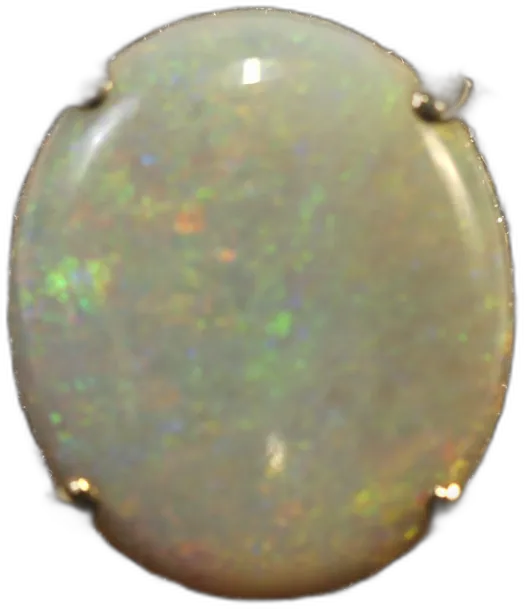
#> input picture creative-engine/runtime/assets/lot11a.webp, 524 x 609 px
$ python -i extraction.py   (imports and definitions only)
#> lines starting #> are read from the running program, lines starting #| are printed output that depends on the picture; after the words box and inside, x2 and y2 are one past the last pixel; in counts of white or black regions, pixels touching at a corner belong together
#> further down, picture is the input picture: PIL image 524x609 RGBA; mean R, G, B, A 112.6, 109.1, 86.4, 190.2
"""Production extraction pipeline (Phase 3O Wave 1 — blocker 1).

catalog image -> foreground/object extraction -> alpha/mask cleanup -> trim/crop -> fidelity measurements
-> CLEAN / REVIEW / FAILED gate -> provenance -> candidate asset.

Behavioral acceptance = extraction/EXTRACTION_PIPELINE_SPEC.md. A maintained segmentation implementation
(rembg / U2Net) is used when available; when it is not, a deterministic luminance/edge matte is used so the
gate + measurement logic is fully testable and reproducible. RGB is NEVER edited — alpha only. No generative
reconstruction, no recoloring, no feature add/remove, no identity change, no substitution.

Gate thresholds (from the certified spec):
  CLEAN  : opaque_pct in [OPAQUE_MIN, OPAQUE_MAX], solid single foreground, alpha edge clean, no hard border box
  REVIEW : borderline opaque_pct, ambiguous protected region, or multi-blob foreground
  FAILED : almost-empty or almost-full alpha (segmentation failed), or unusable aspect
"""
import io, os, json, hashlib
from PIL import Image, ImageFilter
import numpy as np

OPAQUE_MIN = 55.0      # below → likely a cut-out that lost the object (spec)
OPAQUE_MAX = 92.0      # above → likely a full rectangle / background not removed (spec)
CLEAN_MIN, CLEAN_MAX = 62.0, 88.0   # the confident CLEAN band inside [MIN,MAX]
MIN_SIDE = 64          # unusable if smaller
MAX_WEBP = 700         # ≤700px longest side, WebP q80 (spec)


# [8 lines left out: function _rembg_alpha, not called in this run]


def _fallback_alpha(img):
    """Deterministic matte for environments without rembg: keep the largest non-background blob. Background is
    estimated from the image corners; alpha is a cleaned mask. RGB is untouched. Deterministic + testable."""
    rgb = img.convert('RGB')
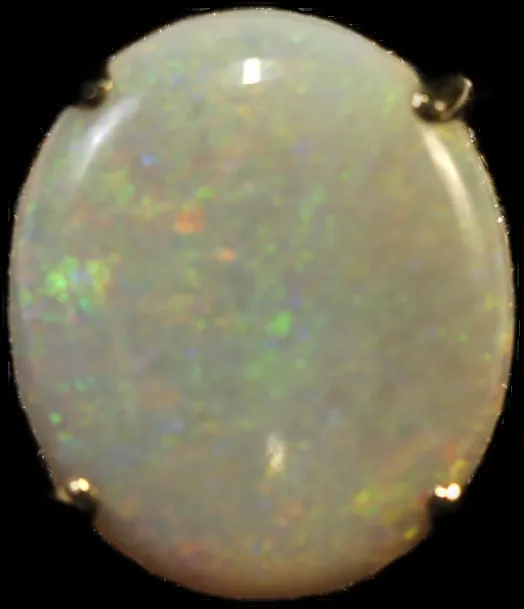
#> rgb: PIL image 524x609 RGB; mean R, G, B 112.6, 109.1, 86.4
    a = np.asarray(rgb).astype(np.int16)
    h, w, _ = a.shape
#> h = 609; w = 524
    corners = np.concatenate([a[0:8, 0:8].reshape(-1, 3), a[0:8, -8:].reshape(-1, 3), a[-8:, 0:8].reshape(-1, 3), a[-8:, -8:].reshape(-1, 3)])
#> corners = 256 rows, first 8: [0, 0, 0], [0, 0, 0], [0, 0, 0], [0, 0, 0], [0, 0, 0], [0, 0, 0], [0, 0, 0], [0, 0, 0]
    bg = np.median(corners, axis=0)
#> bg = [0, 0, 0]
    dist = np.sqrt(((a - bg) ** 2).sum(axis=2))
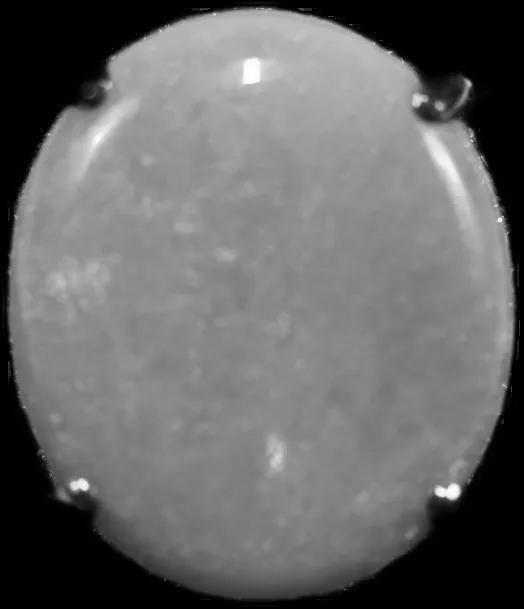
#> dist: shape (609, 524) float64; min 0, max 439.4, mean 179.4; drawn with min black and max white
    mask = (dist > 32).astype(np.uint8) * 255
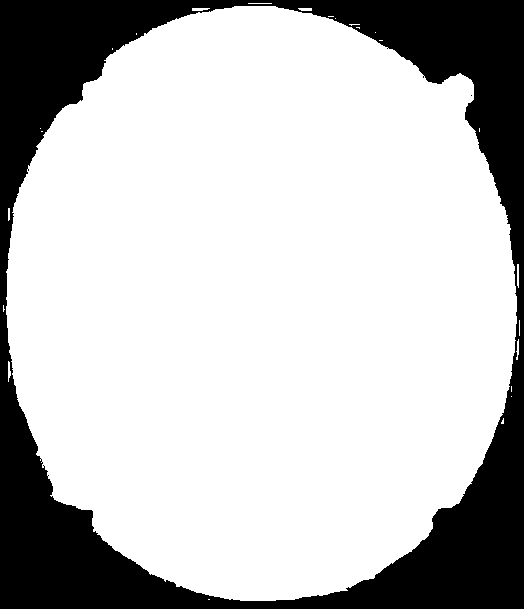
#> mask: shape (609, 524); 76% white; 2 black regions (1 under 20 px), largest, box (x1, y1, x2, y2) and area: (0, 0, 524, 609) 76474
    m = Image.fromarray(mask, 'L').filter(ImageFilter.MaxFilter(3)).filter(ImageFilter.MinFilter(3))  # close small holes
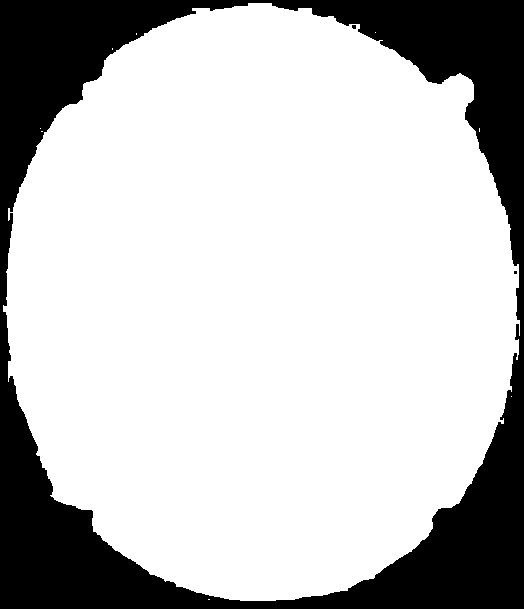
#> m: PIL image 524x609 L; 76.1% white; 3 black regions (2 under 20 px), largest, box (x1, y1, x2, y2) and area: (0, 0, 524, 609) 76095
    out = rgb.convert('RGBA'); out.putalpha(m)
#> after `out.putalpha(m)`:
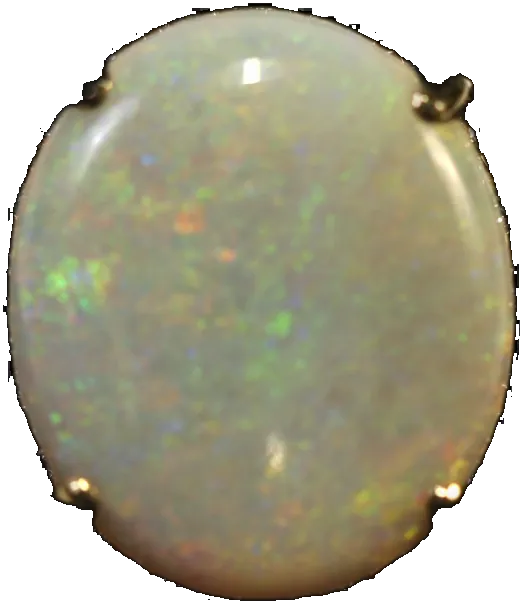
#> out: PIL image 524x609 RGBA; mean R, G, B, A 112.6, 109.1, 86.4, 194.2; transparent parts drawn white
    return out


# [66 lines left out: functions _trim, _measure, classify, provenance, extract, not called in this run]

>>> from PIL import Image
>>> picture = Image.open('../runtime/assets/lot11a.webp')
>>> result = _fallback_alpha(picture)

$ run again, on creative-engine/runtime/assets/lot44a.webp
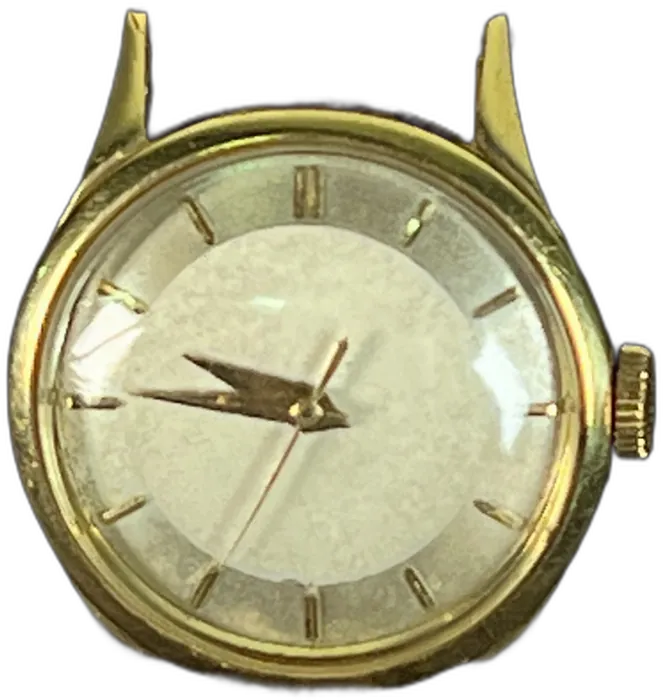
#> input picture creative-engine/runtime/assets/lot44a.webp, 663 x 700 px
#> picture is the input picture: PIL image 663x700 RGBA; mean R, G, B, A 111.4, 108.1, 80.6, 166.4
#> corners = 256 rows, first 8: [0, 0, 0], [0, 0, 0], [0, 0, 0], [0, 0, 0], [0, 0, 0], [0, 0, 0], [0, 0, 0], [0, 0, 0]
#> bg = [0, 0, 0]
#> in _fallback_alpha, `mask = (dist > 32).astype(np.uint8) * 255`:
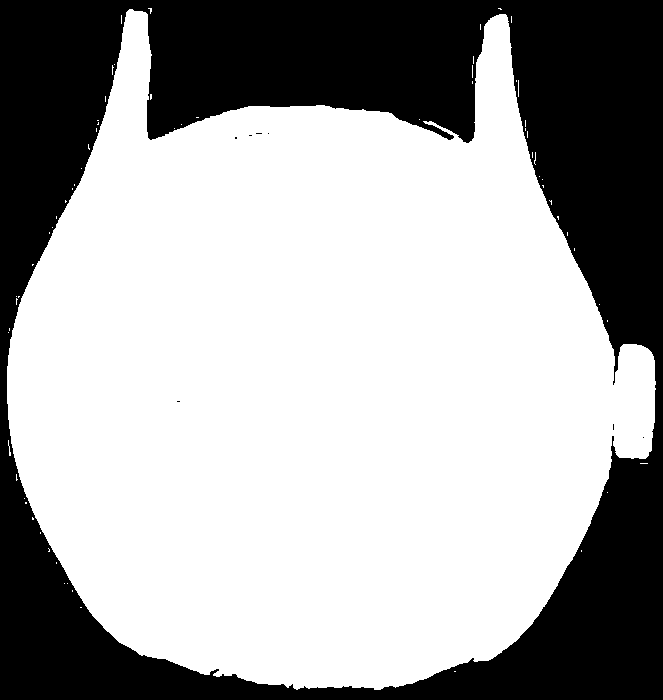
#> mask: shape (700, 663); 65.3% white; 8 black regions (7 under 20 px), largest, box (x1, y1, x2, y2) and area: (0, 0, 663, 700) 160812
#> m: PIL image 663x700 L; 65.4% white; 5 black regions (2 under 20 px), largest, box (x1, y1, x2, y2) and area: (0, 0, 663, 700) 160412, (514, 82, 518, 91) 31, (17, 298, 21, 304) 20
#> in _fallback_alpha, `out.putalpha(m)`:
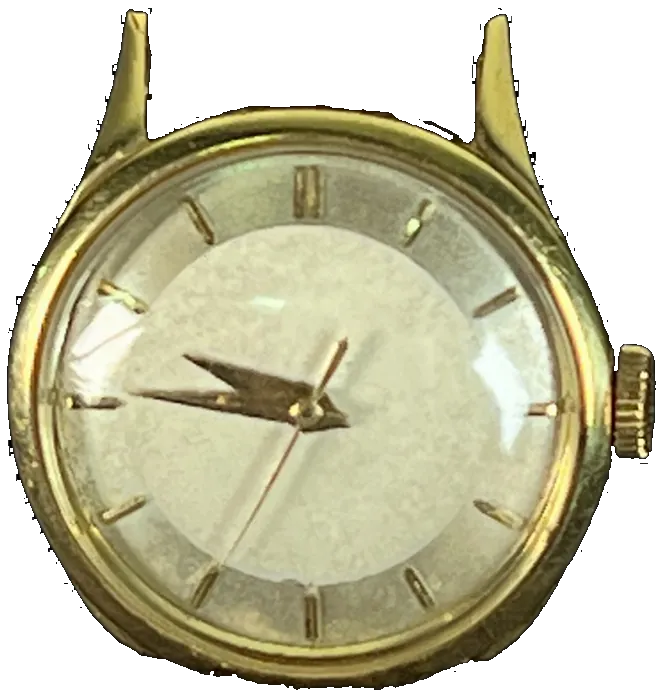
#> out: PIL image 663x700 RGBA; mean R, G, B, A 111.4, 108.1, 80.6, 166.8; transparent parts drawn white

$ run again, on creative-engine/runtime/assets/lot11c.webp
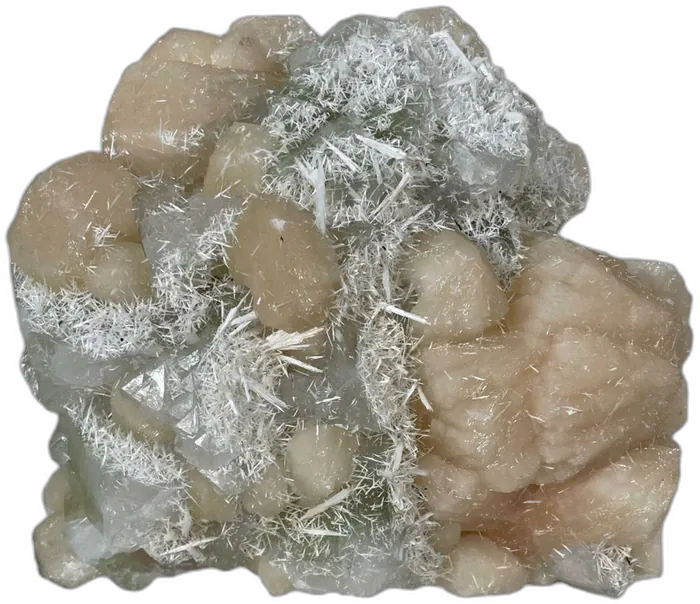
#> input picture creative-engine/runtime/assets/lot11c.webp, 700 x 604 px
#> picture is the input picture: PIL image 700x604 RGBA; mean R, G, B, A 114.9, 110.3, 99.1, 193.8
#> corners = 256 rows, first 8: [0, 0, 0], [0, 0, 0], [0, 0, 0], [0, 0, 0], [0, 0, 0], [0, 0, 0], [0, 0, 0], [0, 0, 0]
#> bg = [0, 0, 0]
#> in _fallback_alpha, `mask = (dist > 32).astype(np.uint8) * 255`:
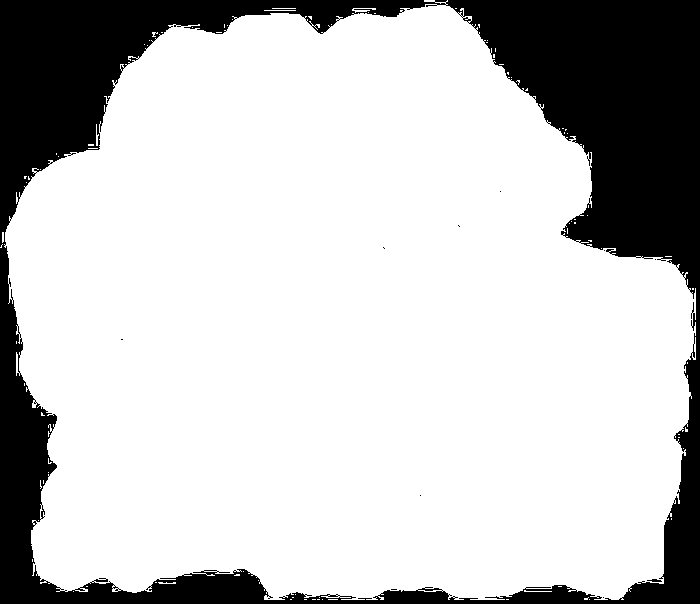
#> mask: shape (604, 700); 77.7% white; 11 black regions (9 under 20 px), largest, box (x1, y1, x2, y2) and area: (0, 0, 700, 604) 94119, (647, 579, 662, 582) 29
#> m: PIL image 700x604 L; 78.3% white; 10 black regions (7 under 20 px), largest, box (x1, y1, x2, y2) and area: (0, 0, 700, 604) 65542, (0, 0, 425, 245) 25909, (435, 0, 446, 2) 22
#> in _fallback_alpha, `out.putalpha(m)`:
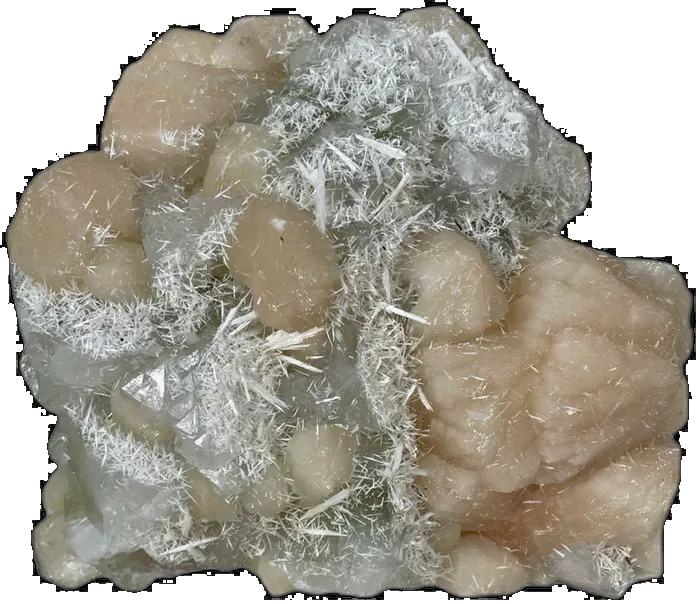
#> out: PIL image 700x604 RGBA; mean R, G, B, A 114.9, 110.3, 99.1, 199.8; transparent parts drawn white
